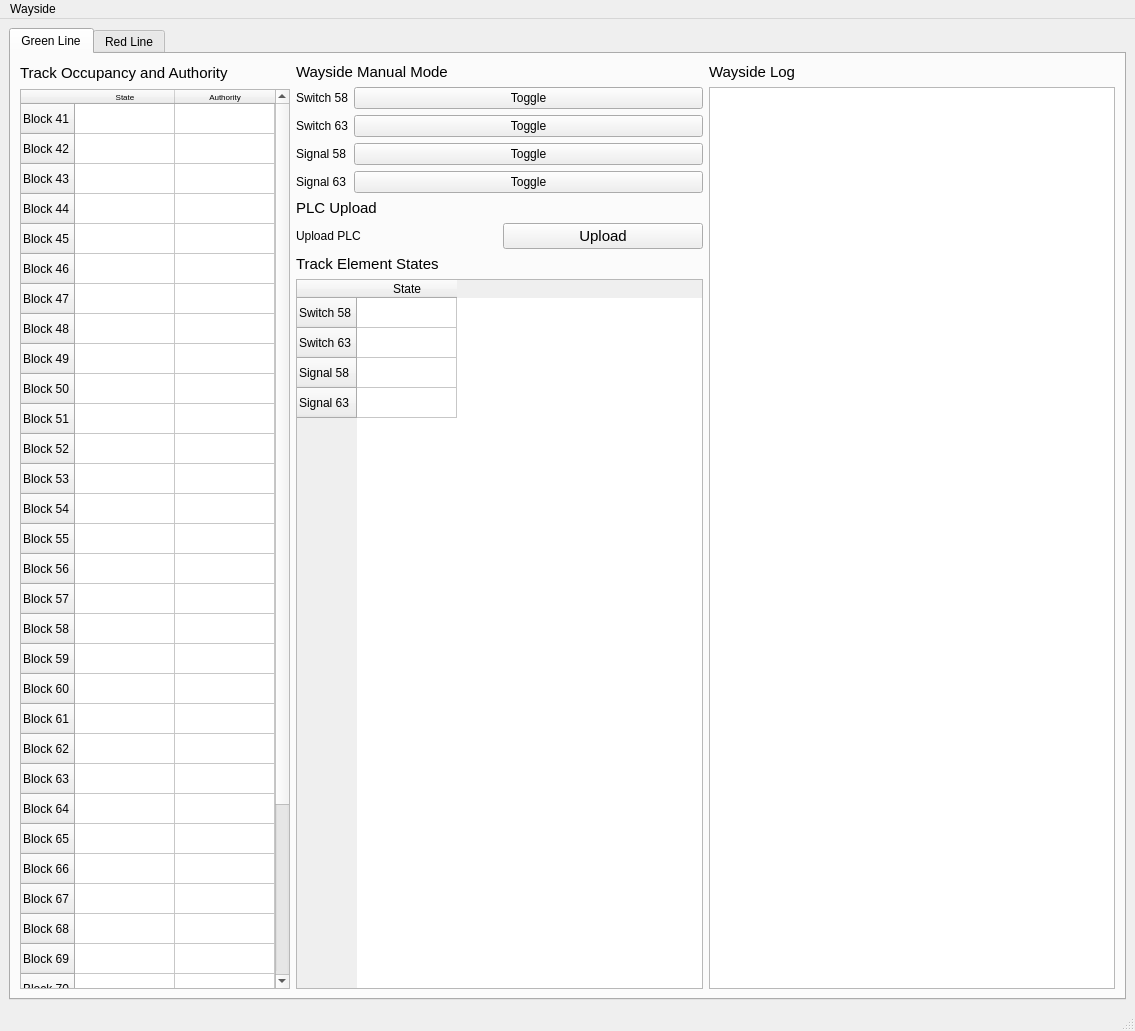
<?xml version="1.0" encoding="UTF-8"?>
<ui version="4.0">
 <class>MainWindow</class>
 <widget class="QMainWindow" name="MainWindow">
  <property name="geometry">
   <rect>
    <x>0</x>
    <y>0</y>
    <width>1135</width>
    <height>731</height>
   </rect>
  </property>
  <property name="sizePolicy">
   <sizepolicy hsizetype="MinimumExpanding" vsizetype="MinimumExpanding">
    <horstretch>0</horstretch>
    <verstretch>0</verstretch>
   </sizepolicy>
  </property>
  <property name="windowTitle">
   <string>MainWindow</string>
  </property>
  <widget class="QWidget" name="centralwidget">
   <layout class="QGridLayout" name="gridLayout_2">
    <item row="0" column="0">
     <widget class="QTabWidget" name="tabWidget">
      <property name="currentIndex">
       <number>0</number>
      </property>
      <widget class="QWidget" name="Blue_Line">
       <attribute name="title">
        <string>Green Line</string>
       </attribute>
       <layout class="QGridLayout" name="gridLayout">
        <item row="0" column="1">
         <layout class="QVBoxLayout" name="verticalLayout">
          <item>
           <widget class="QLabel" name="label_17">
            <property name="font">
             <font>
              <pointsize>11</pointsize>
             </font>
            </property>
            <property name="text">
             <string>Wayside Manual Mode</string>
            </property>
           </widget>
          </item>
          <item>
           <layout class="QFormLayout" name="formLayout">
            <item row="0" column="0">
             <widget class="QLabel" name="label_8">
              <property name="font">
               <font>
                <pointsize>9</pointsize>
               </font>
              </property>
              <property name="text">
               <string>Switch 58</string>
              </property>
             </widget>
            </item>
            <item row="1" column="0">
             <widget class="QLabel" name="label_14">
              <property name="font">
               <font>
                <pointsize>9</pointsize>
               </font>
              </property>
              <property name="text">
               <string>Switch 63</string>
              </property>
             </widget>
            </item>
            <item row="2" column="0">
             <widget class="QLabel" name="label_15">
              <property name="font">
               <font>
                <pointsize>9</pointsize>
               </font>
              </property>
              <property name="text">
               <string>Signal 58</string>
              </property>
             </widget>
            </item>
            <item row="3" column="0">
             <widget class="QLabel" name="label_16">
              <property name="font">
               <font>
                <pointsize>9</pointsize>
               </font>
              </property>
              <property name="text">
               <string>Signal 63</string>
              </property>
             </widget>
            </item>
            <item row="0" column="1">
             <widget class="QPushButton" name="manual_sw5_button">
              <property name="text">
               <string>Toggle</string>
              </property>
             </widget>
            </item>
            <item row="1" column="1">
             <widget class="QPushButton" name="manual_x3_button">
              <property name="text">
               <string>Toggle</string>
              </property>
             </widget>
            </item>
            <item row="2" column="1">
             <widget class="QPushButton" name="manual_sig6_button">
              <property name="text">
               <string>Toggle</string>
              </property>
             </widget>
            </item>
            <item row="3" column="1">
             <widget class="QPushButton" name="manual_sig12_button">
              <property name="text">
               <string>Toggle</string>
              </property>
             </widget>
            </item>
           </layout>
          </item>
         </layout>
        </item>
        <item row="2" column="1">
         <layout class="QVBoxLayout" name="track_state_3">
          <item>
           <widget class="QLabel" name="label_21">
            <property name="font">
             <font>
              <pointsize>11</pointsize>
             </font>
            </property>
            <property name="text">
             <string>Track Element States</string>
            </property>
           </widget>
          </item>
          <item>
           <widget class="QTableWidget" name="wayside_elements_table">
            <row>
             <property name="text">
              <string>Switch 58</string>
             </property>
            </row>
            <row>
             <property name="text">
              <string>Switch 63</string>
             </property>
            </row>
            <row>
             <property name="text">
              <string>Signal 58</string>
             </property>
            </row>
            <row>
             <property name="text">
              <string>Signal 63</string>
             </property>
            </row>
            <column>
             <property name="text">
              <string>State</string>
             </property>
            </column>
           </widget>
          </item>
         </layout>
        </item>
        <item row="1" column="1">
         <layout class="QVBoxLayout" name="plc_upload">
          <item>
           <widget class="QLabel" name="label_12">
            <property name="font">
             <font>
              <pointsize>11</pointsize>
             </font>
            </property>
            <property name="text">
             <string>PLC Upload</string>
            </property>
           </widget>
          </item>
          <item>
           <layout class="QHBoxLayout" name="horizontalLayout">
            <item>
             <widget class="QLabel" name="label">
              <property name="text">
               <string>Upload PLC</string>
              </property>
             </widget>
            </item>
            <item>
             <widget class="QPushButton" name="plc_upload_button">
              <property name="font">
               <font>
                <pointsize>11</pointsize>
               </font>
              </property>
              <property name="text">
               <string>Upload</string>
              </property>
             </widget>
            </item>
           </layout>
          </item>
         </layout>
        </item>
        <item row="0" column="2" rowspan="3">
         <layout class="QVBoxLayout" name="wayside_log_2">
          <item>
           <widget class="QLabel" name="label_13">
            <property name="font">
             <font>
              <pointsize>11</pointsize>
             </font>
            </property>
            <property name="text">
             <string>Wayside Log</string>
            </property>
           </widget>
          </item>
          <item>
           <widget class="QTextBrowser" name="wayside_log"/>
          </item>
         </layout>
        </item>
        <item row="0" column="0" rowspan="3">
         <layout class="QVBoxLayout" name="block_occ">
          <item>
           <widget class="QLabel" name="label_20">
            <property name="font">
             <font>
              <pointsize>11</pointsize>
             </font>
            </property>
            <property name="text">
             <string>Track Occupancy and Authority</string>
            </property>
           </widget>
          </item>
          <item>
           <widget class="QTableWidget" name="wayside_block_table">
            <property name="sizePolicy">
             <sizepolicy hsizetype="Minimum" vsizetype="Minimum">
              <horstretch>0</horstretch>
              <verstretch>0</verstretch>
             </sizepolicy>
            </property>
            <property name="maximumSize">
             <size>
              <width>16777215</width>
              <height>900</height>
             </size>
            </property>
            <property name="verticalScrollBarPolicy">
             <enum>Qt::ScrollBarAsNeeded</enum>
            </property>
            <property name="horizontalScrollBarPolicy">
             <enum>Qt::ScrollBarAlwaysOff</enum>
            </property>
            <property name="sizeAdjustPolicy">
             <enum>QAbstractScrollArea::AdjustToContents</enum>
            </property>
            <property name="showGrid">
             <bool>true</bool>
            </property>
            <property name="sortingEnabled">
             <bool>false</bool>
            </property>
            <property name="cornerButtonEnabled">
             <bool>true</bool>
            </property>
            <attribute name="horizontalHeaderCascadingSectionResizes">
             <bool>false</bool>
            </attribute>
            <row>
             <property name="text">
              <string>Block 41</string>
             </property>
            </row>
            <row>
             <property name="text">
              <string>Block 42</string>
             </property>
            </row>
            <row>
             <property name="text">
              <string>Block 43</string>
             </property>
            </row>
            <row>
             <property name="text">
              <string>Block 44</string>
             </property>
            </row>
            <row>
             <property name="text">
              <string>Block 45</string>
             </property>
            </row>
            <row>
             <property name="text">
              <string>Block 46</string>
             </property>
            </row>
            <row>
             <property name="text">
              <string>Block 47</string>
             </property>
            </row>
            <row>
             <property name="text">
              <string>Block 48</string>
             </property>
            </row>
            <row>
             <property name="text">
              <string>Block 49</string>
             </property>
            </row>
            <row>
             <property name="text">
              <string>Block 50</string>
             </property>
            </row>
            <row>
             <property name="text">
              <string>Block 51</string>
             </property>
            </row>
            <row>
             <property name="text">
              <string>Block 52</string>
             </property>
            </row>
            <row>
             <property name="text">
              <string>Block 53</string>
             </property>
            </row>
            <row>
             <property name="text">
              <string>Block 54</string>
             </property>
            </row>
            <row>
             <property name="text">
              <string>Block 55</string>
             </property>
            </row>
            <row>
             <property name="text">
              <string>Block 56</string>
             </property>
            </row>
            <row>
             <property name="text">
              <string>Block 57</string>
             </property>
            </row>
            <row>
             <property name="text">
              <string>Block 58</string>
             </property>
            </row>
            <row>
             <property name="text">
              <string>Block 59</string>
             </property>
            </row>
            <row>
             <property name="text">
              <string>Block 60</string>
             </property>
            </row>
            <row>
             <property name="text">
              <string>Block 61</string>
             </property>
            </row>
            <row>
             <property name="text">
              <string>Block 62</string>
             </property>
            </row>
            <row>
             <property name="text">
              <string>Block 63</string>
             </property>
            </row>
            <row>
             <property name="text">
              <string>Block 64</string>
             </property>
            </row>
            <row>
             <property name="text">
              <string>Block 65</string>
             </property>
            </row>
            <row>
             <property name="text">
              <string>Block 66</string>
             </property>
            </row>
            <row>
             <property name="text">
              <string>Block 67</string>
             </property>
            </row>
            <row>
             <property name="text">
              <string>Block 68</string>
             </property>
            </row>
            <row>
             <property name="text">
              <string>Block 69</string>
             </property>
            </row>
            <row>
             <property name="text">
              <string>Block 70</string>
             </property>
            </row>
            <row>
             <property name="text">
              <string>Block 71</string>
             </property>
            </row>
            <row>
             <property name="text">
              <string>Block 72</string>
             </property>
            </row>
            <row>
             <property name="text">
              <string>Block 73</string>
             </property>
            </row>
            <row>
             <property name="text">
              <string>Block 74</string>
             </property>
            </row>
            <row>
             <property name="text">
              <string>Block 75</string>
             </property>
            </row>
            <row>
             <property name="text">
              <string>Block 76</string>
             </property>
            </row>
            <column>
             <property name="text">
              <string>State</string>
             </property>
             <property name="font">
              <font>
               <pointsize>6</pointsize>
              </font>
             </property>
            </column>
            <column>
             <property name="text">
              <string>Authority</string>
             </property>
             <property name="font">
              <font>
               <pointsize>6</pointsize>
              </font>
             </property>
            </column>
           </widget>
          </item>
         </layout>
        </item>
       </layout>
      </widget>
      <widget class="QWidget" name="Red_Line">
       <attribute name="title">
        <string>Red Line</string>
       </attribute>
       <widget class="QWidget" name="gridLayoutWidget">
        <property name="geometry">
         <rect>
          <x>10</x>
          <y>10</y>
          <width>381</width>
          <height>1129</height>
         </rect>
        </property>
        <layout class="QGridLayout" name="gridLayout_3">
         <item row="0" column="0">
          <layout class="QVBoxLayout" name="block_occ_4">
           <item>
            <widget class="QTableWidget" name="wayside_block_table_4">
             <property name="sizePolicy">
              <sizepolicy hsizetype="Minimum" vsizetype="Minimum">
               <horstretch>0</horstretch>
               <verstretch>0</verstretch>
              </sizepolicy>
             </property>
             <property name="maximumSize">
              <size>
               <width>16777215</width>
               <height>900</height>
              </size>
             </property>
             <property name="verticalScrollBarPolicy">
              <enum>Qt::ScrollBarAlwaysOn</enum>
             </property>
             <property name="horizontalScrollBarPolicy">
              <enum>Qt::ScrollBarAlwaysOff</enum>
             </property>
             <property name="sizeAdjustPolicy">
              <enum>QAbstractScrollArea::AdjustToContents</enum>
             </property>
             <property name="showGrid">
              <bool>true</bool>
             </property>
             <property name="sortingEnabled">
              <bool>false</bool>
             </property>
             <property name="cornerButtonEnabled">
              <bool>true</bool>
             </property>
             <attribute name="horizontalHeaderCascadingSectionResizes">
              <bool>false</bool>
             </attribute>
             <row>
              <property name="text">
               <string>Block 41</string>
              </property>
              <property name="font">
               <font>
                <pointsize>6</pointsize>
               </font>
              </property>
             </row>
             <row>
              <property name="text">
               <string>Block 42</string>
              </property>
              <property name="font">
               <font>
                <pointsize>6</pointsize>
               </font>
              </property>
             </row>
             <row>
              <property name="text">
               <string>Block 43</string>
              </property>
              <property name="font">
               <font>
                <pointsize>6</pointsize>
               </font>
              </property>
             </row>
             <row>
              <property name="text">
               <string>Block 44</string>
              </property>
              <property name="font">
               <font>
                <pointsize>6</pointsize>
               </font>
              </property>
             </row>
             <row>
              <property name="text">
               <string>Block 45</string>
              </property>
              <property name="font">
               <font>
                <pointsize>6</pointsize>
               </font>
              </property>
             </row>
             <row>
              <property name="text">
               <string>Block 46</string>
              </property>
              <property name="font">
               <font>
                <pointsize>6</pointsize>
               </font>
              </property>
             </row>
             <row>
              <property name="text">
               <string>Block 47</string>
              </property>
              <property name="font">
               <font>
                <pointsize>6</pointsize>
               </font>
              </property>
             </row>
             <row>
              <property name="text">
               <string>Block 48</string>
              </property>
              <property name="font">
               <font>
                <pointsize>6</pointsize>
               </font>
              </property>
             </row>
             <row>
              <property name="text">
               <string>Block 49</string>
              </property>
              <property name="font">
               <font>
                <pointsize>6</pointsize>
               </font>
              </property>
             </row>
             <row>
              <property name="text">
               <string>Block 50</string>
              </property>
              <property name="font">
               <font>
                <pointsize>6</pointsize>
               </font>
              </property>
             </row>
             <row>
              <property name="text">
               <string>Block 51</string>
              </property>
              <property name="font">
               <font>
                <pointsize>6</pointsize>
               </font>
              </property>
             </row>
             <row>
              <property name="text">
               <string>Block 52</string>
              </property>
              <property name="font">
               <font>
                <pointsize>6</pointsize>
               </font>
              </property>
             </row>
             <row>
              <property name="text">
               <string>Block 53</string>
              </property>
              <property name="font">
               <font>
                <pointsize>6</pointsize>
               </font>
              </property>
             </row>
             <row>
              <property name="text">
               <string>Block 54</string>
              </property>
              <property name="font">
               <font>
                <pointsize>6</pointsize>
               </font>
              </property>
             </row>
             <row>
              <property name="text">
               <string>Block 55</string>
              </property>
              <property name="font">
               <font>
                <pointsize>6</pointsize>
               </font>
              </property>
             </row>
             <row>
              <property name="text">
               <string>Block 56</string>
              </property>
              <property name="font">
               <font>
                <pointsize>6</pointsize>
               </font>
              </property>
             </row>
             <row>
              <property name="text">
               <string>Block 57</string>
              </property>
              <property name="font">
               <font>
                <pointsize>6</pointsize>
               </font>
              </property>
             </row>
             <row>
              <property name="text">
               <string>Block 58</string>
              </property>
              <property name="font">
               <font>
                <pointsize>6</pointsize>
               </font>
              </property>
             </row>
             <row>
              <property name="text">
               <string>Block 59</string>
              </property>
              <property name="font">
               <font>
                <pointsize>6</pointsize>
               </font>
              </property>
             </row>
             <row>
              <property name="text">
               <string>Block 60</string>
              </property>
              <property name="font">
               <font>
                <pointsize>6</pointsize>
               </font>
              </property>
             </row>
             <row>
              <property name="text">
               <string>Block 61</string>
              </property>
              <property name="font">
               <font>
                <pointsize>6</pointsize>
               </font>
              </property>
             </row>
             <row>
              <property name="text">
               <string>Block 62</string>
              </property>
              <property name="font">
               <font>
                <pointsize>6</pointsize>
               </font>
              </property>
             </row>
             <row>
              <property name="text">
               <string>Block 63</string>
              </property>
              <property name="font">
               <font>
                <pointsize>6</pointsize>
               </font>
              </property>
             </row>
             <row>
              <property name="text">
               <string>Block 64</string>
              </property>
              <property name="font">
               <font>
                <pointsize>6</pointsize>
               </font>
              </property>
             </row>
             <row>
              <property name="text">
               <string>Block 65</string>
              </property>
              <property name="font">
               <font>
                <pointsize>6</pointsize>
               </font>
              </property>
             </row>
             <row>
              <property name="text">
               <string>Block 66</string>
              </property>
              <property name="font">
               <font>
                <pointsize>6</pointsize>
               </font>
              </property>
             </row>
             <row>
              <property name="text">
               <string>Block 67</string>
              </property>
              <property name="font">
               <font>
                <pointsize>6</pointsize>
               </font>
              </property>
             </row>
             <row>
              <property name="text">
               <string>Block 68</string>
              </property>
              <property name="font">
               <font>
                <pointsize>6</pointsize>
               </font>
              </property>
             </row>
             <row>
              <property name="text">
               <string>Block 69</string>
              </property>
              <property name="font">
               <font>
                <pointsize>6</pointsize>
               </font>
              </property>
             </row>
             <row>
              <property name="text">
               <string>Block 70</string>
              </property>
              <property name="font">
               <font>
                <pointsize>6</pointsize>
               </font>
              </property>
             </row>
             <row>
              <property name="text">
               <string>Block 71</string>
              </property>
              <property name="font">
               <font>
                <pointsize>6</pointsize>
               </font>
              </property>
             </row>
             <row>
              <property name="text">
               <string>Block 72</string>
              </property>
              <property name="font">
               <font>
                <pointsize>6</pointsize>
               </font>
              </property>
             </row>
             <row>
              <property name="text">
               <string>Block 73</string>
              </property>
              <property name="font">
               <font>
                <pointsize>6</pointsize>
               </font>
              </property>
             </row>
             <row>
              <property name="text">
               <string>Block 74</string>
              </property>
              <property name="font">
               <font>
                <pointsize>6</pointsize>
               </font>
              </property>
             </row>
             <row>
              <property name="text">
               <string>Block 75</string>
              </property>
              <property name="font">
               <font>
                <pointsize>6</pointsize>
               </font>
              </property>
             </row>
             <row>
              <property name="text">
               <string>Block 76</string>
              </property>
              <property name="font">
               <font>
                <pointsize>6</pointsize>
               </font>
              </property>
             </row>
             <column>
              <property name="text">
               <string>State</string>
              </property>
              <property name="font">
               <font>
                <pointsize>6</pointsize>
               </font>
              </property>
             </column>
             <column>
              <property name="text">
               <string>Authority</string>
              </property>
              <property name="font">
               <font>
                <pointsize>6</pointsize>
               </font>
              </property>
             </column>
            </widget>
           </item>
           <item>
            <widget class="QLabel" name="label_36">
             <property name="baseSize">
              <size>
               <width>500</width>
               <height>500</height>
              </size>
             </property>
             <property name="font">
              <font>
               <pointsize>11</pointsize>
              </font>
             </property>
             <property name="text">
              <string>Track Occupancy and Authority</string>
             </property>
            </widget>
           </item>
          </layout>
         </item>
        </layout>
       </widget>
      </widget>
     </widget>
    </item>
   </layout>
  </widget>
  <widget class="QMenuBar" name="menubar">
   <property name="geometry">
    <rect>
     <x>0</x>
     <y>0</y>
     <width>1135</width>
     <height>22</height>
    </rect>
   </property>
   <widget class="QMenu" name="menuBlue_Line">
    <property name="title">
     <string>Wayside</string>
    </property>
   </widget>
   <addaction name="menuBlue_Line"/>
  </widget>
  <widget class="QStatusBar" name="statusbar"/>
 </widget>
 <resources/>
 <connections/>
</ui>
